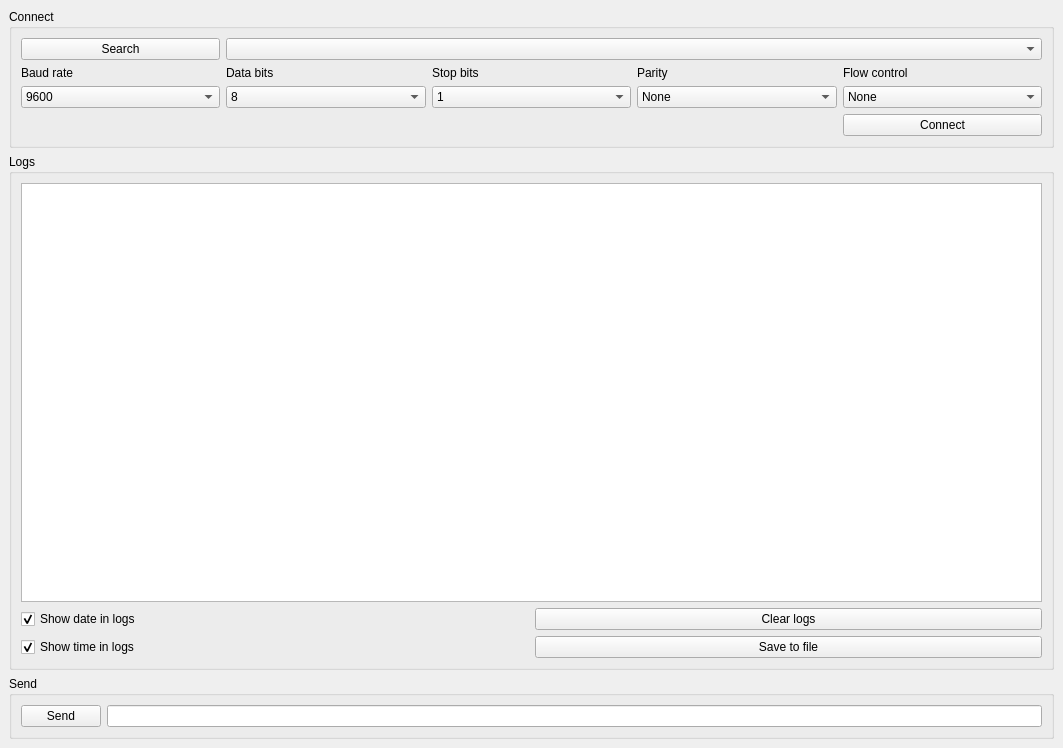
<?xml version="1.0" encoding="UTF-8"?>
<ui version="4.0">
 <class>SerialTerminal</class>
 <widget class="QMainWindow" name="SerialTerminal">
  <property name="geometry">
   <rect>
    <x>0</x>
    <y>0</y>
    <width>1063</width>
    <height>748</height>
   </rect>
  </property>
  <property name="windowTitle">
   <string>SerialTerminal</string>
  </property>
  <widget class="QWidget" name="centralwidget">
   <layout class="QGridLayout" name="gridLayout">
    <item row="2" column="0">
     <widget class="QGroupBox" name="groupBoxSend">
      <property name="title">
       <string>Send</string>
      </property>
      <layout class="QGridLayout" name="gridLayout_4">
       <item row="0" column="0">
        <widget class="QPushButton" name="pushButtonSend">
         <property name="text">
          <string>Send</string>
         </property>
        </widget>
       </item>
       <item row="0" column="1">
        <widget class="QLineEdit" name="lineEditSend">
         <property name="sizePolicy">
          <sizepolicy hsizetype="Expanding" vsizetype="Fixed">
           <horstretch>0</horstretch>
           <verstretch>0</verstretch>
          </sizepolicy>
         </property>
        </widget>
       </item>
      </layout>
     </widget>
    </item>
    <item row="0" column="0">
     <widget class="QGroupBox" name="groupBoxConnect">
      <property name="title">
       <string>Connect</string>
      </property>
      <layout class="QGridLayout" name="gridLayout_2">
       <item row="2" column="0">
        <widget class="QComboBox" name="comboBoxBaud">
         <property name="whatsThis">
          <string>&lt;html&gt;&lt;head/&gt;&lt;body&gt;&lt;p&gt;&lt;br/&gt;&lt;/p&gt;&lt;/body&gt;&lt;/html&gt;</string>
         </property>
         <property name="currentIndex">
          <number>3</number>
         </property>
         <item>
          <property name="text">
           <string>1200</string>
          </property>
         </item>
         <item>
          <property name="text">
           <string>2400</string>
          </property>
         </item>
         <item>
          <property name="text">
           <string>4800</string>
          </property>
         </item>
         <item>
          <property name="text">
           <string>9600</string>
          </property>
         </item>
         <item>
          <property name="text">
           <string>19200</string>
          </property>
         </item>
         <item>
          <property name="text">
           <string>38400</string>
          </property>
         </item>
         <item>
          <property name="text">
           <string>57600</string>
          </property>
         </item>
         <item>
          <property name="text">
           <string>115200</string>
          </property>
         </item>
        </widget>
       </item>
       <item row="2" column="1">
        <widget class="QComboBox" name="comboBoxData">
         <property name="currentIndex">
          <number>3</number>
         </property>
         <item>
          <property name="text">
           <string>5</string>
          </property>
         </item>
         <item>
          <property name="text">
           <string>6</string>
          </property>
         </item>
         <item>
          <property name="text">
           <string>7</string>
          </property>
         </item>
         <item>
          <property name="text">
           <string>8</string>
          </property>
         </item>
        </widget>
       </item>
       <item row="1" column="1">
        <widget class="QLabel" name="labelData">
         <property name="text">
          <string>Data bits</string>
         </property>
        </widget>
       </item>
       <item row="1" column="4">
        <widget class="QLabel" name="label">
         <property name="text">
          <string>Flow control</string>
         </property>
        </widget>
       </item>
       <item row="2" column="4">
        <widget class="QComboBox" name="comboBoxFlowControl">
         <item>
          <property name="text">
           <string>None</string>
          </property>
         </item>
         <item>
          <property name="text">
           <string>Hardware</string>
          </property>
         </item>
         <item>
          <property name="text">
           <string>Software</string>
          </property>
         </item>
        </widget>
       </item>
       <item row="2" column="2">
        <widget class="QComboBox" name="comboBoxStop">
         <item>
          <property name="text">
           <string>1</string>
          </property>
         </item>
         <item>
          <property name="text">
           <string>1.5</string>
          </property>
         </item>
         <item>
          <property name="text">
           <string>2</string>
          </property>
         </item>
        </widget>
       </item>
       <item row="1" column="0">
        <widget class="QLabel" name="labelBaud">
         <property name="text">
          <string>Baud rate</string>
         </property>
        </widget>
       </item>
       <item row="3" column="4">
        <widget class="QPushButton" name="pushButtonConnect">
         <property name="text">
          <string>Connect</string>
         </property>
        </widget>
       </item>
       <item row="1" column="3">
        <widget class="QLabel" name="labelParity">
         <property name="text">
          <string>Parity</string>
         </property>
        </widget>
       </item>
       <item row="2" column="3">
        <widget class="QComboBox" name="comboBoxParity">
         <item>
          <property name="text">
           <string>None</string>
          </property>
         </item>
         <item>
          <property name="text">
           <string>Even</string>
          </property>
         </item>
         <item>
          <property name="text">
           <string>Odd</string>
          </property>
         </item>
         <item>
          <property name="text">
           <string>Space</string>
          </property>
         </item>
         <item>
          <property name="text">
           <string>Mark</string>
          </property>
         </item>
        </widget>
       </item>
       <item row="1" column="2">
        <widget class="QLabel" name="labelStop">
         <property name="text">
          <string>Stop bits</string>
         </property>
        </widget>
       </item>
       <item row="0" column="1" colspan="4">
        <widget class="QComboBox" name="comboBoxDevices">
         <property name="currentText">
          <string/>
         </property>
        </widget>
       </item>
       <item row="0" column="0">
        <widget class="QPushButton" name="pushButtonSearch">
         <property name="text">
          <string>Search</string>
         </property>
        </widget>
       </item>
      </layout>
     </widget>
    </item>
    <item row="1" column="0">
     <widget class="QGroupBox" name="groupBoxLogs">
      <property name="title">
       <string>Logs</string>
      </property>
      <layout class="QGridLayout" name="gridLayout_3">
       <item row="0" column="0" colspan="2">
        <widget class="QTextEdit" name="textEditLogs">
         <property name="readOnly">
          <bool>true</bool>
         </property>
        </widget>
       </item>
       <item row="1" column="0">
        <widget class="QCheckBox" name="checkBoxDate">
         <property name="text">
          <string>Show date in logs</string>
         </property>
         <property name="checked">
          <bool>true</bool>
         </property>
        </widget>
       </item>
       <item row="2" column="0">
        <widget class="QCheckBox" name="checkBoxTime">
         <property name="text">
          <string>Show time in logs</string>
         </property>
         <property name="checked">
          <bool>true</bool>
         </property>
        </widget>
       </item>
       <item row="1" column="1">
        <widget class="QPushButton" name="pushButtonClear">
         <property name="text">
          <string>Clear logs</string>
         </property>
        </widget>
       </item>
       <item row="2" column="1">
        <widget class="QPushButton" name="pushButtonSaveToFile">
         <property name="text">
          <string>Save to file</string>
         </property>
        </widget>
       </item>
      </layout>
     </widget>
    </item>
   </layout>
  </widget>
 </widget>
 <resources/>
 <connections/>
</ui>
